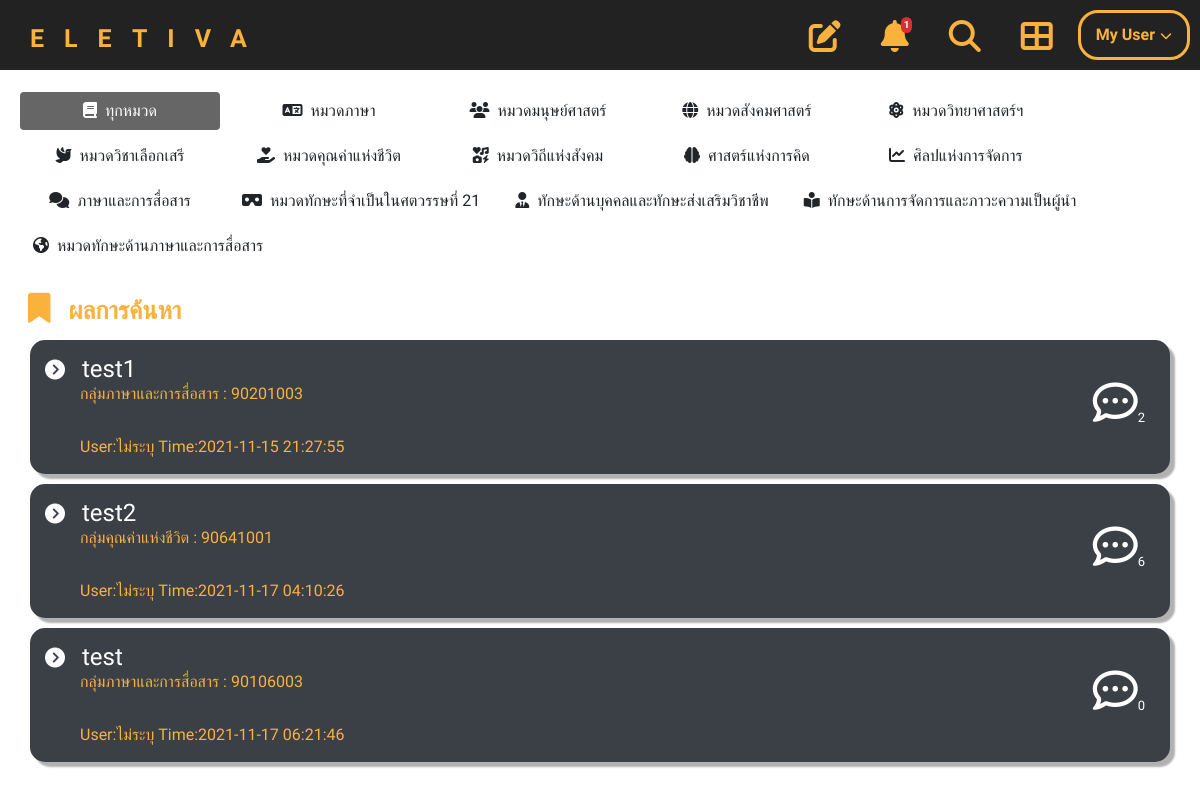
Screenshot of /category.php (signed in) with the database file from the repository.
### tables this page shows
CREATE TABLE `post` (
  `ID_post` int(11) UNSIGNED NOT NULL,
  `Group_subject` varchar(50) NOT NULL,
  `ID_subject` int(8) NOT NULL,
  `name_subject` varchar(75) NOT NULL,
  `type_post` int(2) NOT NULL,
  `title_post` varchar(50) NOT NULL,
  `msg_post` varchar(255) NOT NULL,
  `time_post` timestamp NOT NULL DEFAULT current_timestamp() ON UPDATE current_timestamp(),
  `create_by` bigint(20) UNSIGNED NOT NULL,
  `report` int(5) NOT NULL
);

CREATE TABLE `users` (
  `ID` bigint(20) UNSIGNED NOT NULL,
  `email` varchar(255) NOT NULL,
  `password` varchar(255) NOT NULL,
  `code` mediumint(50) DEFAULT NULL,
  `status` int(11) NOT NULL,
  `name` varchar(255) DEFAULT NULL,
  `major` varchar(255) DEFAULT NULL,
  `introduce` varchar(255) DEFAULT NULL,
  `picture` varchar(255) DEFAULT NULL,
  `sex` varchar(1) DEFAULT NULL
);

### category.php (the view, shortened to what this page needs)
<link rel="stylesheet" type="text/css" href="css/home_index.css">
<link rel="stylesheet" type="text/css" href="css/category.css">
<?php
include "header.php";
?>
<?php if((isset($_SESSION['status']) && !empty($_SESSION['status']) && $_SESSION['status'] != 3) || empty($_SESSION['status'])) : ?>
<div class="inf ">
    <div id="myBtnContainer">
        <br>
        <form method="POST">
     <button class="btn active" value="" name="E00"><i class="fas fa-book"></i>ทุกหมวด</button>
     <button class="btn" value="กลุ่มวิชาภาษา" name="E01"><i class="fas fa-language"></i>หมวดภาษา</button>
     <button class="btn" value="กลุ่มวิชามนุษย์ศาสตร์" name="E02"><i class="fas fa-users"></i>หมวดมนุษย์ศาสตร์</button>
     <button class="btn" value="กลุ่มวิชาสังคมศาสตร์" name="E03"><i class="fas fa-globe"></i>หมวดสังคมศาสตร์</button>
     <button class="btn" value="กลุ่มวิชาวิทยาศาสตร์กับคณิตศาสตร์" name="E04"><i class="fas fa-atom"></i>หมวดวิทยาศาสตร์ฯ</button>
     <button class="btn" value="วิชาเลือกเสรี" name="E05"> <i class="fas fa-dove"></i>หมวดวิชาเลือกเสรี</button>
     <button class="btn" value="กลุ่มคุณค่าแห่งชีวิต" name="E06"><i class="fas fa-hand-holding-heart"></i>หมวดคุณค่าแห่งชีวิต</button>
     <button class="btn" value="กลุ่มวิถีแห่งสังคม" name="E07"><i class="fas fa-icons"></i>หมวดวิถีแห่งสังคม</button>
     <button class="btn" value="กลุ่มศาสตร์แห่งการคิด" name="E08"><i class="fas fa-brain"></i>ศาสตร์แห่งการคิด</button>
     <button class="btn" value="กลุ่มศิลปแห่งการจัดการ" name="E09"><i class="fas fa-chart-line"></i>ศิลปแห่งการจัดการ</button>
     <button class="btn" value="กลุ่มภาษาและการสื่อสาร" name="E10"><i class="fas fa-comments"></i>ภาษาและการสื่อสาร</button>
     <button class="btn btn_L" value="กลุ่มทักษะที่จำเป็นในศตวรรษที่ 21" name="E11"><i class="fas fa-vr-cardboard"></i>หมวดทักษะที่จำเป็นในศตวรรษที่ 21</button>
     <button class="btn btn_L" value="กลุ่มทักษะด้านบุคคลและทักษะส่งเสริมวิชาชีพ" name="E12"><i class="fas fa-user-tie"></i>ทักษะด้านบุคคลและทักษะส่งเสริมวิชาชีพ</button>
     <button class="btn btn_L" value="กลุ่มทักษะด้านการจัดการและภาวะความเป็นผู้นำ" name="E13"><i class="fas fa-book-reader"></i>ทักษะด้านการจัดการและภาวะความเป็นผู้นำ</button>
     <button class="btn btn_L" value="กลุ่มทักษะด้านภาษาและการสื่อสาร" name="E14"><i class="fas fa-globe-americas"></i>หมวดทักษะด้านภาษาและการสื่อสาร</button>
     </form>
      </div>
    </div>
<section>
    <div class="inf ">
        <div class="posttext">
            <i class="fas fa-bookmark"></i>
            <p class="mainC">ผลการค้นหา</p>
        </div>
    <?php
    if(isset($_POST["E01"])){
        $query = "SELECT * FROM post WHERE Group_subject = 'กลุ่มวิชาภาษา'";
    }
    elseif(isset($_POST["E02"])){
        $query = "SELECT * FROM post WHERE Group_subject = 'กลุ่มวิชามนุษย์ศาสตร์'";
    }
    elseif(isset($_POST["E03"])){
        $query = "SELECT * FROM post WHERE Group_subject = 'กลุ่มวิชาสังคมศาสตร์'";
    }
    elseif(isset($_POST["E04"])){
        $query = "SELECT * FROM post WHERE Group_subject = 'กลุ่มวิชาวิทยาศาสตร์กับคณิตศาสตร์'";
    }
    elseif(isset($_POST["E05"])){
        $query = "SELECT * FROM post WHERE Group_subject = 'วิชาเลือกเสรี'";
    }
    elseif(isset($_POST["E06"])){
        $query = "SELECT * FROM post WHERE Group_subject = 'กลุ่มคุณค่าแห่งชีวิต'";
    }
    elseif(isset($_POST["E07"])){
        $query = "SELECT * FROM post WHERE Group_subject = 'กลุ่มวิถีแห่งสังคม'";
    }
    elseif(isset($_POST["E08"])){
        $query = "SELECT * FROM post WHERE Group_subject = 'กลุ่มศาสตร์แห่งการคิด'";
    }
    elseif(isset($_POST["E09"])){
        $query = "SELECT * FROM post WHERE Group_subject = 'กลุ่มศิลปแห่งการจัดการ'";
    }
    elseif(isset($_POST["E10"])){
        $query = "SELECT * FROM post WHERE Group_subject = 'กลุ่มภาษาและการสื่อสาร'";
    }
    elseif(isset($_POST["E11"])){
        $query = "SELECT * FROM post WHERE Group_subject = 'กลุ่มทักษะที่จำเป็นในศตวรรษที่ 21'";
    }
    elseif(isset($_POST["E12"])){
        $query = "SELECT * FROM post WHERE Group_subject = 'กลุ่มทักษะด้านบุคคลและทักษะส่งเสริมวิชาชีพ'";
    }
    elseif(isset($_POST["E13"])){
        $query = "SELECT * FROM post WHERE Group_subject = 'กลุ่มทักษะด้านการจัดการและภาวะความเป็นผู้นำ'";
    }
    elseif(isset($_POST["E14"])){
        $query = "SELECT * FROM post WHERE Group_subject = 'กลุ่มทักษะด้านภาษาและการสื่อสาร'";
    }
    else{
        $query = "SELECT * FROM post";
    }
    $result = mysqli_query($connect, $query);
    while($row =  mysqli_fetch_assoc($result)){
        $x = $row['ID_post'];
		$findCA = "SELECT COUNT(ID_comment) FROM comment WHERE from_post='$x'";
		$y = mysqli_query($connect, $findCA);
        $z = $row['create_by'];
        $queryU = "SELECT * FROM users WHERE ID = '$z'";
        $ua = mysqli_query($connect, $queryU);
        $rowUser = mysqli_fetch_assoc($ua);
        $name = (empty($rowUser['name'])) ? 'ไม่ระบุ' : $rowUser["name"];
		if($n =  mysqli_fetch_assoc($y)){
            echo '<a href="post.php?id='.$row['ID_post'].'" class="Content">';
            echo '    <div class="post_btn">';
            echo '        <div class="A_left">';
            echo '            <i class="icon_next fas fa-chevron-circle-right"></i>';
            echo '            <h4 class="textC" name="Post">'.$row['title_post'].'</h4>';
            echo '            <h6 class="textS" name="subject">'.$row['Group_subject'].' : '.$row['ID_subject'].'</h6>';
            echo '            <br><p class="Timestamp">User:'.$name.' Time:'.$row['time_post'].'</p>';
            echo '        </div>';
            echo '        <div  class="A_right">';
            echo '            <i class="iconcomment far fa-comment-dots"></i>';
            echo '            <h5 class="commentN">'.$n['COUNT(ID_comment)'].'</h5>';
            echo '        </div>';
            echo '    </div>';
            echo '</a>';
        }
    }
    ?>
    </div>
</section>
<?php else: ?>
<?php include "logout.php"; ?>
<?php endif ?>

### css/home_index.css (style rules this page uses)
.inf { padding: 0 20px; margin-bottom: 20px; width: 100%; }
section .posttext { position: relative; margin-right: 5px; display: table; }
.posttext { color: #FAB23D; font-size: 30px; margin: 8px 8px; display: inline; }
.posttext p.mainC { font-size: 25px; font-weight: bold; text-align: start; margin-bottom: 10px; margin-left: 10px; display: inline; }
a.Content { cursor: pointer; text-decoration: none; }
.post_btn { margin: 10px 10px 0px 10px; border-radius: 15px; background-color: #3B3F46; padding: 15px; width: auto; box-shadow: 5px 5px 2px rgb(177, 177, 177); }
.icon_next { font-size: 20px; color: white; }
.textC { color: white; font-weight: normal; display: inline; margin-left: 5px; }
.textS, .Timestamp { color: white; margin-left: 35px; color: #FAB23D; }
.Timestamp { display: inline; }
.iconcomment { font-size: 45px; color: white; }
.commentN { margin-top: -15px; margin-left: 45px; width: fit-content; color: white; font-size: small; }
.A_left { width: auto; display: inline-block; }
.A_right { float: right; margin-top: 25px; margin-right: 10px; display: block; }

### css/category.css (style rules this page uses)
.btn,.btn_L { border: 2px solid #666 ; outline: none; padding: 12px 16px; background-color: #f1f1f1; cursor: pointer; margin-bottom: 7px; font-weight:normal; width: 200px; margin-right: 5px; }
.btn_L { width: fit-content; }
.btn.active { background-color: #666; color: white; }
.fas { margin-right: 8px; }

### css/navbar.css (style rules this page uses)
a { color: #FAB23D; text-decoration: none; text-decoration: none; cursor: pointer; }

### rows the page displays
post: title_post "test1", Group_subject "กลุ่มภาษาและการสื่อสาร", ID_subject "90201003", create_by.name "ไม่ระบุ", time_post "2021-11-15 21:27:55", COUNT "2"
post: title_post "test2", Group_subject "กลุ่มคุณค่าแห่งชีวิต", ID_subject "90641001", create_by.name "ไม่ระบุ", time_post "2021-11-17 04:10:26", COUNT "6"
post: title_post "test", Group_subject "กลุ่มภาษาและการสื่อสาร", ID_subject "90106003", create_by.name "ไม่ระบุ", time_post "2021-11-17 06:21:46", COUNT "0"

### other values shown
$count "1"
